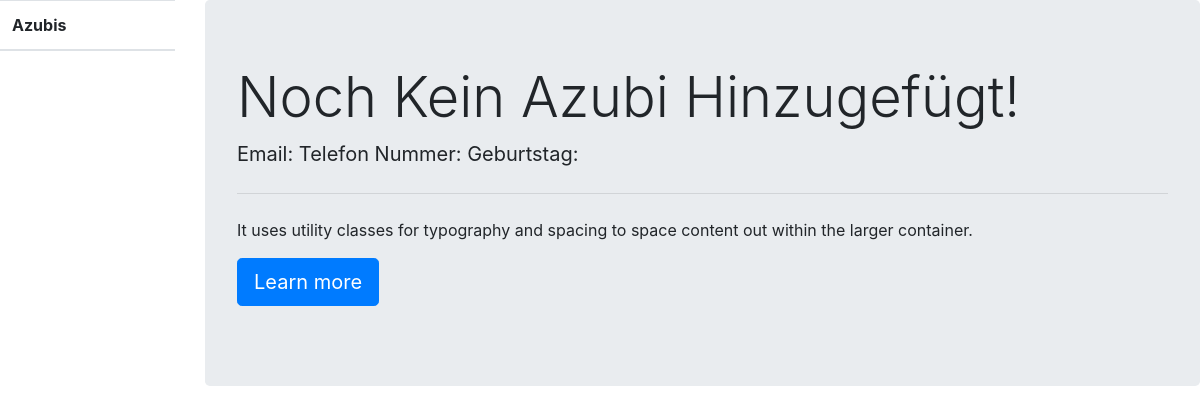
Before: / with the older database file.
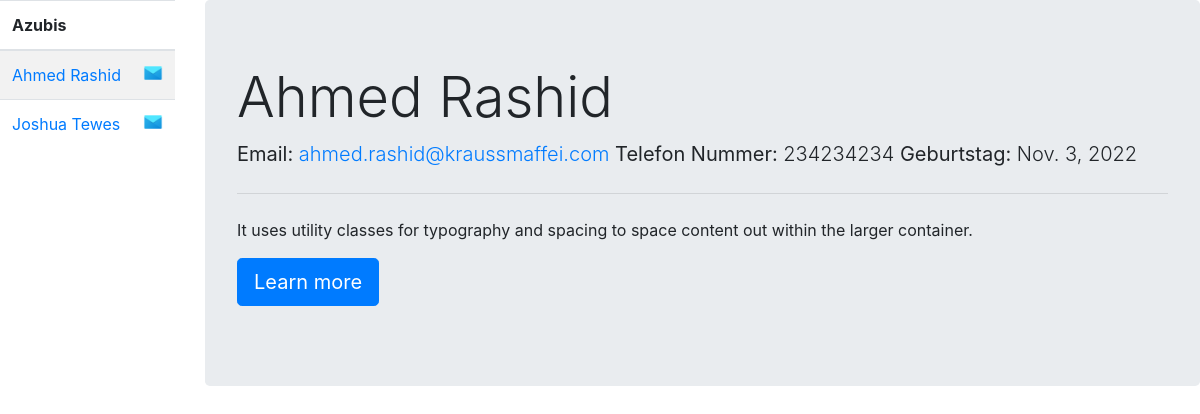
After: the same page with the newer database file.
### azubi_list/models.py (models this page shows, shortened)
class Azubi(models.Model):
    topic = models.ForeignKey(Profession, on_delete=models.CASCADE)
    first_name = models.CharField(max_length=30)
    last_name = models.CharField(max_length=30)
    email = models.EmailField(max_length=30)
    birthday = models.DateField()
    department = models.CharField(max_length=30)
    year = models.IntegerField()
    phone_number = models.CharField(max_length=30)

### azubi_list/views.py (the view)
# urls.py: path("", homepage, name='azubi_list'),
def homepage(request):
    azubis = Azubi.objects.all()
    if len(azubis) > 0:
        return render(request, "azubi_detail.html", {"azubis": azubis, "obj": azubis[0]})
    return render(request, "azubi_detail.html", {"azubis": azubis})

### azubi_list/templates/azubi_detail.html (shortened to what this page needs)
{% load static %}
<!DOCTYPE html>
<html lang="en">
<head>
    <link rel="stylesheet" href="https://cdn.jsdelivr.net/npm/bootstrap@4.0.0/dist/css/bootstrap.min.css">
</head>
<body>
  <div class="row">
    <div class="col-lg-2"  style="overflow-y: scroll; height: 100vh;">
      <table class="table table-striped" >
        <thead>
          <tr>
            <th scope="col">Azubis</th>
          </tr>
        </thead>
        <tbody>
          {% for azubi in azubis %}
          <tr>
            <td><a href="{% url 'detail' azubi.id %}">{{ azubi.first_name }} {{azubi.last_name}}  </a><a href="mailto:{{azubi.email}}"><img style="float: right", src="{% static 'images/mail.png' %}" withd=20, height= 20 alt="My image"></a></td>
          </tr>
          {% endfor %}
        </tbody>
      </table>
    </div>
    <div class="col-lg-10">
      {%if obj%}
      <div class="jumbotron">
        <h1 class="display-4">{{obj.first_name}} {{obj.last_name}}</h1>
        <p class="lead"><strong>Email: </strong><a href="mailto:{{obj.email}}">{{obj.email}}</a>  <strong>Telefon Nummer: </strong>{{obj.phone_number}} <strong>Geburtstag: </strong> {{obj.birthday}}</p>
        <hr class="my-4">
        <p>It uses utility classes for typography and spacing to space content out within the larger container.</p>
        <p class="lead">
          <a class="btn btn-primary btn-lg" href="#" role="button">Learn more</a>
        </p>
      </div>
      {%else%}
      {% include 'include/no_azubi_detail.html' %}
      {%endif%}
    </div>
  </div>
</body>
</html>

### azubi_list/templates/include/no_azubi_detail.html (shortened to what this page needs)
<div class="jumbotron">
    <h1 class="display-4">Noch Kein Azubi Hinzugefügt!</h1>
    <p class="lead"><strong>Email: </strong><a href="mailto:{{obj.email}}">{{obj.email}}</a>  <strong>Telefon Nummer: </strong>{{obj.phone_number}} <strong>Geburtstag: </strong> {{obj.birthday}}</p>
    <hr class="my-4">
    <p>It uses utility classes for typography and spacing to space content out within the larger container.</p>
    <p class="lead">
      <a class="btn btn-primary btn-lg" href="#" role="button">Learn more</a>
    </p>
  </div>

Changed rows visible on the page:
added Azubi: first_name "Ahmed", last_name "Rashid", email "ahmed.rashid@kraussmaffei.com", phone_number "234234234", birthday "Nov. 3, 2022"
added Azubi: first_name "Joshua", last_name "Tewes"
Other visible differences:
text no longer shown: "Noch Kein Azubi Hinzugefügt!"
